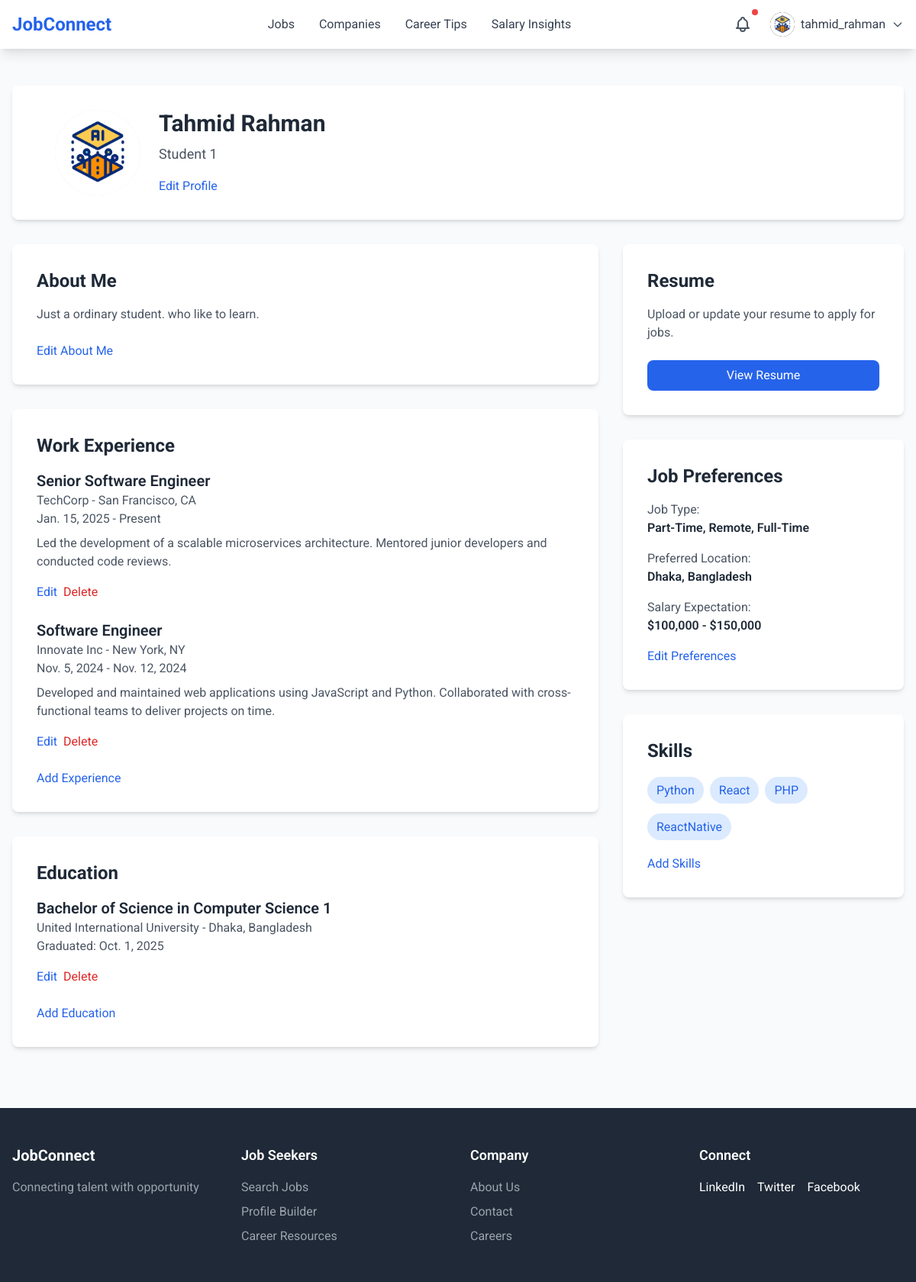
Before: /jobseeker/profile/ (signed in) with the older database file.
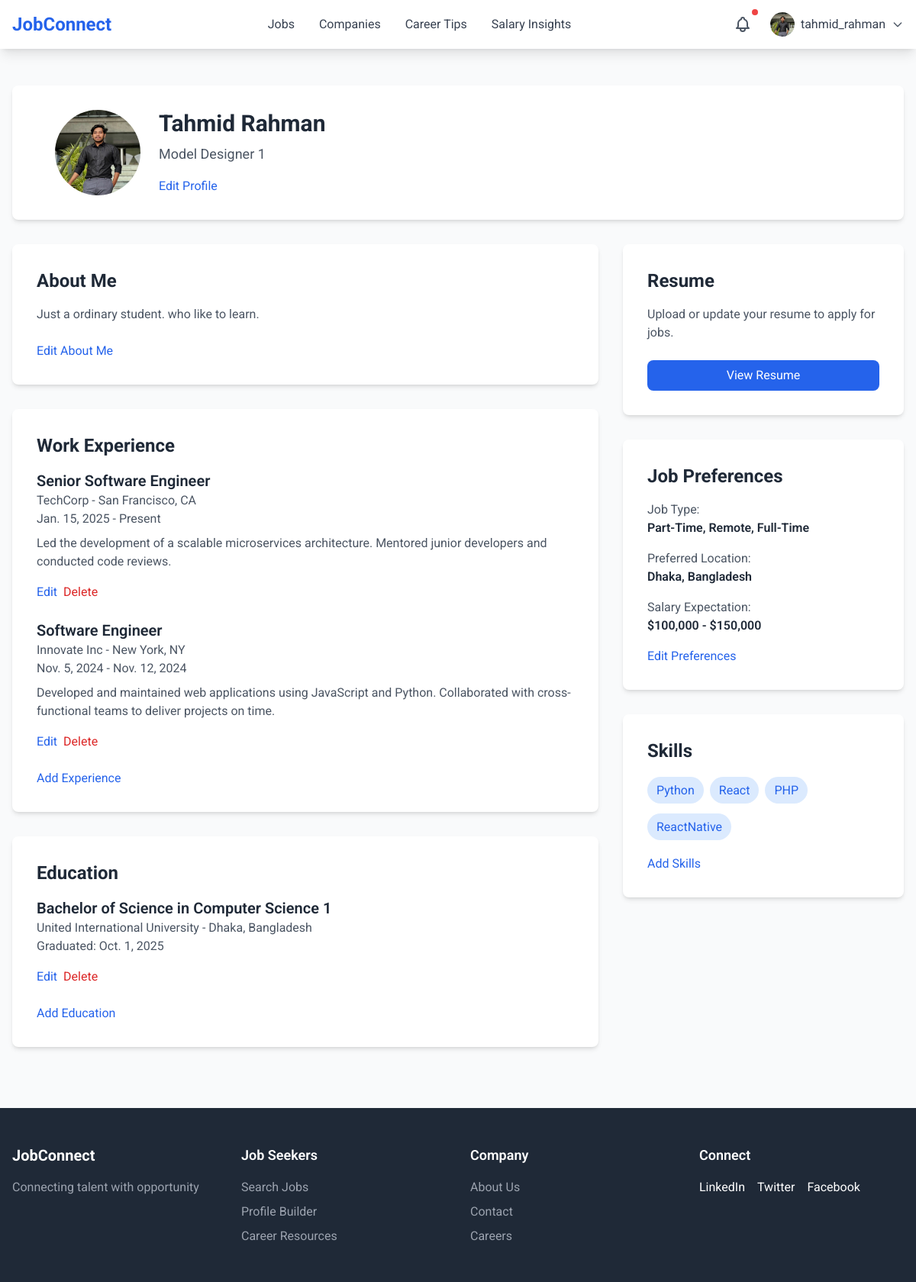
After: the same page with the newer database file.
### accounts/models.py (models this page shows, shortened)
class CustomUser(AbstractBaseUser, PermissionsMixin):
    id = models.AutoField(primary_key=True)
    name = models.CharField(max_length=100)
    username = models.CharField(max_length=100, unique=True)
    email = models.EmailField(unique=True)
    phone_no = models.CharField(max_length=15,null=True,blank=True)
    role = models.CharField(max_length=50, choices=[
        ('admin', 'Admin'),
        ('user', 'User'),
        ('employee', 'Employee'),
    ], default='user')
    status = models.CharField(max_length=50, choices=[
        ('approved','Approved'),
        ('pending', 'Pending'),
    ],default='pending')
    is_active = models.BooleanField(default=True)
    is_staff = models.BooleanField(default=False)
    objects = CustomUserManager()
    USERNAME_FIELD = 'email'
    REQUIRED_FIELDS = ['username', 'name']

### jobseeker/models.py (models this page shows, shortened)
class Profile(models.Model):
    user = models.OneToOneField(CustomUser, on_delete=models.CASCADE, related_name='profile')
    profile_id = models.AutoField(primary_key=True)
    profile_picture = models.ImageField(upload_to='profile_pics/', blank=True, null=True,default='profile_pics/profile_1.png')
    first_name = models.CharField(max_length=50, blank=True, null=True)
    last_name = models.CharField(max_length=50, blank=True, null=True)
    job_title = models.CharField(max_length=100, blank=True, null=True)
    location = models.CharField(max_length=100, blank=True, null=True)
    about_me = models.TextField( blank=True, null=True)

class Experience(models.Model):
    profile = models.ForeignKey(Profile, on_delete=models.CASCADE, related_name='experiences')
    exp_id =models.AutoField(primary_key=True)
    job_title = models.CharField(max_length=100)
    company_name = models.CharField(max_length=100)
    location = models.CharField(max_length=100)
    start_date = models.DateField()
    end_date = models.DateField(blank=True, null=True)
    description = models.TextField()

class Education(models.Model):
    profile = models.ForeignKey(Profile, on_delete=models.CASCADE, related_name='educations')
    edu_id =models.AutoField(primary_key=True)
    degree = models.CharField(max_length=100)
    school = models.CharField(max_length=100)
    location = models.CharField(max_length=100)
    graduation_date = models.DateField()

class JobPreference(models.Model):
    profile = models.OneToOneField(Profile, on_delete=models.CASCADE, related_name='job_preferences')
    job_type = models.CharField(max_length=50)
    preferred_location = models.CharField(max_length=100)
    salary_expectation = models.CharField(max_length=50)

class Skill(models.Model):
    profile = models.ForeignKey(Profile, on_delete=models.CASCADE, related_name='skills')
    name = models.CharField(max_length=50)

### jobseeker/views.py (the view)
    def wrapper(request, *args, **kwargs):
        if request.user.role != 'user':
            messages.error(request, "You are not authorized to view this page.")
            return redirect('login')
        return view_func(request, *args, **kwargs)

### jobseeker/views.py (called while the page is built)
def user_role_required(view_func):
    def wrapper(request, *args, **kwargs):
        if request.user.role != 'user':
            messages.error(request, "You are not authorized to view this page.")
            return redirect('login')
        return view_func(request, *args, **kwargs)
    return wrapper

@user_role_required
@login_required
def profile(request):
    pro = Profile.objects.get(user=request.user)
    edu = pro.educations.all()
    exp = pro.experiences.all()
    skill = pro.skills.all()
    prf = JobPreference.objects.get(profile=pro)
    return render(request, 'jobseeker/profile.html',{'pro': pro,'edu':edu, 'exp':exp, 'skill':skill,'prf':prf})

### static/templates/jobseeker/profile.html (shortened to what this page needs)
{% extends 'base.html' %}
{% block nav %}
{% include 'components/main_nav.html' %}
{% endblock nav %}
{% block content %}
<section class="py-12 bg-gray-50">
    <div class="max-w-7xl mx-auto px-4">
        <div class="bg-white p-8 rounded-lg shadow-md mb-8">
            <div class="flex flex-col md:flex-row items-center md:items-start space-y-4 md:space-y-0 md:space-x-6">
                <div onclick="document.getElementById('profileInput').click()"
                    class="relative cursor-pointer w-28 h-28 bg-blue-100 rounded-full flex items-center justify-center overflow-hidden z-0">
                    <img id="profileImage" src="{{ pro.profile_picture.url }}" alt="TR"
                        class="w-full h-full object-cover">
                </div>
                <div>
                    <div id="profile-info">
                        <h1 class="text-3xl font-bold text-gray-800 mb-2 hover:underline cursor-pointer">
                            {% if pro.first_name %}
                            {{pro.first_name}}
                            {% endif %}
                            {% if pro.last_name %}
                            {{pro.last_name}}
                            {% endif %}</h1>
                        <p class="text-lg text-gray-600">
                            {% if pro.job_title %}
                            {{pro.job_title}}
                            {% endif %}
                            {{pro.profile_id}}</p>
                        <div class="mt-4">
                            <a href="#" id="edit-profile-link" class="text-blue-600 hover:text-blue-700">Edit
                                Profile</a>
                        </div>
                    </div>
                </div>
            </div>
        </div>
        <div class="grid grid-cols-1 lg:grid-cols-3 gap-8">
            <div class="lg:col-span-2">
                <div class="bg-white p-8 rounded-lg shadow-md mb-8">
                    <h2 class="text-2xl font-bold text-gray-800 mb-4">About Me</h2>
                    <div id="about-me-display">
                        <p class="text-gray-600 mb-6">
                            {{pro.about_me}}
                        </p>
                        <a href="#" id="edit-about-me-link" class="text-blue-600 hover:text-blue-700">Edit About Me</a>
                    </div>
                </div>
                <div class="bg-white p-8 rounded-lg shadow-md mb-8">
                    <h2 class="text-2xl font-bold text-gray-800 mb-4">Work Experience</h2>
                    {% for e in exp %}
                    <div class="mb-6" id="work-experience-{{ e.exp_id }}">
                        <div id="work-experience-display-{{ e.exp_id }}">
                            <h3 class="text-xl font-semibold text-gray-800">{{ e.job_title }}</h3>
                            <p class="text-gray-600">{{ e.company_name }} - {{ e.location }}</p>
                            <p class="text-gray-600">
                                {{ e.start_date }} -
                                {% if e.end_date %}
                                {{ e.end_date }}
                                {% else %}
                                Present
                                {% endif %}
                            </p>
                            <p class="text-gray-600 mt-2">
                                {{ e.description }}
                            </p>
                            <div class="mt-4">
                                <a href="#" class="text-blue-600 hover:text-blue-700 edit-work-experience-link"
                                    data-id="{{ e.exp_id }}">Edit</a>
                                <a href="#" class="ml-1 text-red-600 hover:text-red-700 delete-work-experience-link"
                                    data-id="{{ e.exp_id }}">Delete</a>
                            </div>
                        </div>
                    </div>
                    {% endfor %}
                    <a href="#" id="add-work-experience-link" class="text-blue-600 hover:text-blue-700">Add
                        Experience</a>
                </div>
                <div class="bg-white p-8 rounded-lg shadow-md mb-8">
                    <h2 class="text-2xl font-bold text-gray-800 mb-4">Education</h2>
                    {% for e in edu %}
                    <div class="mb-6" id="education-{{ e.edu_id }}">
                        <div id="education-display-{{ e.edu_id }}">
                            <h3 class="text-xl font-semibold text-gray-800">{{ e.degree }} {{e.edu_id}}</h3>
                            <p class="text-gray-600">{{ e.school }} - {{ e.location }}</p>
                            <p class="text-gray-600">Graduated: {{ e.graduation_date }}</p>
                            <div class="mt-4">
                                <a href="#" class="text-blue-600 hover:text-blue-700 edit-education-link"
                                    data-id="{{ e.edu_id }}">Edit</a>
                                <a href="#" class="ml-1 text-red-600 hover:text-red-700 delete-education-link"
                                    data-id="{{ e.edu_id }}">Delete</a>
                            </div>
                        </div>
                    </div>
                    {% endfor %}
                    <a href="#" id="add-education-link" class="text-blue-600 hover:text-blue-700">Add Education</a>
                </div>
            </div>
            <div class="lg:col-span-1">
                <div class="bg-white p-8 rounded-lg shadow-md mb-8">
                    <h2 class="text-2xl font-bold text-gray-800 mb-4">Resume</h2>
                    <p class="text-gray-600 mb-6">Upload or update your resume to apply for jobs.</p>
                    <a href="{% url 'jobseeker:resume_build' pro.profile_id %}">
                        <button class="w-full bg-blue-600 text-white px-6 py-2 rounded-lg hover:bg-blue-700">
                            View Resume
                        </button>
                    </a>
                </div>
                <div class="bg-white p-8 rounded-lg shadow-md mb-8">
                    <h2 class="text-2xl font-bold text-gray-800 mb-4">Job Preferences</h2>
                    <div id="job-preferences-display">
                        <div class="space-y-4">
                            <div>
                                <p class="text-gray-600">Job Type:</p>
                                <p class="text-gray-800 font-semibold">{{ prf.job_type }}</p>
                            </div>
                            <div>
                                <p class="text-gray-600">Preferred Location:</p>
                                <p class="text-gray-800 font-semibold">{{ prf.preferred_location }}</p>
                            </div>
                            <div>
                                <p class="text-gray-600">Salary Expectation:</p>
                                <p class="text-gray-800 font-semibold">{{ prf.salary_expectation }}</p>
                            </div>
                        </div>
                        <a href="#" id="edit-job-preferences-link"
                            class="text-blue-600 hover:text-blue-700 mt-4 block">Edit Preferences</a>
                    </div>
                </div>
                <div class="bg-white p-8 rounded-lg shadow-md">
                    <h2 class="text-2xl font-bold text-gray-800 mb-4">Skills</h2>
                    <div id="skills-display">
                        <div class="flex flex-wrap gap-2">
                            {% for s in skill %}
                            <div class="relative inline-block group my-2">
                                <span class="bg-blue-100 text-blue-600 px-3 py-2 rounded-full">
                                    {{ s.name }}
                                </span>
                            </div>
                            {% endfor %}
                        </div>
                        <a href="#" id="add-skills-link" class="text-blue-600 hover:text-blue-700 mt-4 block">Add
                            Skills</a>
                    </div>
                </div>
            </div>
        </div>
    </div>
</section>
{% endblock content %}
{% block footer %}
<div class="footer-container hidden md:block">
    {% include 'components/footer.html' %}
</div>
{% endblock footer %}

### theme/templates/base.html (shortened to what this page needs)
{% load static tailwind_tags %}
<!DOCTYPE html>
<html lang="en">
<head>
	<link rel="stylesheet" href="https://cdnjs.cloudflare.com/ajax/libs/font-awesome/6.0.0/css/all.min.css">
	{% tailwind_css %}
</head>
<body class="bg-gray-50 font-['Roboto'] leading-normal tracking-normal">
	{% block nav %}
	{% endblock nav %}
	{% block content %}
	{% endblock content %}
	{% block footer %}
	{% endblock footer %}
</body>
</html>

### static/templates/components/main_nav.html (shortened to what this page needs)
<nav class="bg-white shadow-lg sticky top-0 z-10">
    <div class="max-w-7xl mx-auto px-4">
        <div class="flex justify-between items-center h-16">
            <a href="/jobseeker/jobs/" class="flex items-center">
                <span class="text-2xl font-bold text-blue-600">JobConnect</span>
            </a>
            <div class="hidden md:flex space-x-8">
                <a href="/jobseeker/jobs"
                    class="hover:text-blue-600 {% if '/jobseeker/jobs' in request.path %} text-blue-600 {% else %} text-gray-700 {% endif %} ">
                    Jobs
                </a>
                <a href="/jobseeker/company"
                    class="{% if '/jobseeker/company' in request.path %} text-blue-600 {% else %} text-gray-700 {% endif %} hover:text-blue-600">Companies</a>
                <a href="/jobseeker/tips"
                    class="{% if '/jobseeker/tips' in request.path %} text-blue-600 {% else %} text-gray-700 {% endif %} hover:text-blue-600">Career
                    Tips</a>
                <a href="/jobseeker/salaryinsight"
                    class="{% if '/jobseeker/salaryinsight' in request.path %} text-blue-600 {% else %} text-gray-700 {% endif %} hover:text-blue-600">Salary
                    Insights</a>
            </div>
            <div class="flex items-center space-x-4">
                <div class="relative">
                    <button id="notificationButton" class="p-2 text-gray-600 hover:text-blue-600 relative">
                        <span class="absolute top-0 right-0 w-2 h-2 bg-red-500 rounded-full"></span>
                    </button>
                </div>
                <div class="relative">
                    <button id="profileButton" class="flex items-center space-x-2 focus:outline-none">
                        <img src="{{ request.user.profile.profile_picture.url }}" alt="Profile"
                            class="w-8 h-8 rounded-full bg-black">
                        <span class="hidden md:block text-gray-700">{{ request.user.username }}</span>
                        <svg class="w-4 h-4 text-gray-600" fill="none" stroke="currentColor" viewBox="0 0 24 24">
                            <path stroke-linecap="round" stroke-linejoin="round" stroke-width="2" d="M19 9l-7 7-7-7" />
                        </svg>
                    </button>
                </div>
            </div>
        </div>
    </div>
</nav>

### static/templates/components/footer.html
<footer class="bg-gray-800 text-white py-12">
    <div class="max-w-7xl mx-auto px-4">
        <div class="grid md:grid-cols-4 gap-8">
            <div>
                <h4 class="text-xl font-bold mb-4">JobConnect</h4>
                <p class="text-gray-400">Connecting talent with opportunity</p>
            </div>
            <div>
                <h4 class="text-lg font-semibold mb-4">Job Seekers</h4>
                <ul class="space-y-2 text-gray-400">
                    <li><a href="#" class="hover:text-white">Search Jobs</a></li>
                    <li><a href="#" class="hover:text-white">Profile Builder</a></li>
                    <li><a href="#" class="hover:text-white">Career Resources</a></li>
                </ul>
            </div>
            <div>
                <h4 class="text-lg font-semibold mb-4">Company</h4>
                <ul class="space-y-2 text-gray-400">
                    <li><a href="#" class="hover:text-white">About Us</a></li>
                    <li><a href="#" class="hover:text-white">Contact</a></li>
                    <li><a href="#" class="hover:text-white">Careers</a></li>
                </ul>
            </div>
            <div>
                <h4 class="text-lg font-semibold mb-4">Connect</h4>
                <div class="flex space-x-4">
                    <a href="#" class="hover:text-blue-400">LinkedIn</a>
                    <a href="#" class="hover:text-blue-400">Twitter</a>
                    <a href="#" class="hover:text-blue-400">Facebook</a>
                </div>
            </div>
        </div>
    </div>
</footer>

Changed rows visible on the page:
changed CustomUser "tahmid_rahman": user.profile.profile_picture: a different picture
changed Profile "Tahmid": profile_picture: a different picture; job_title "Student" → "Model Designer"
